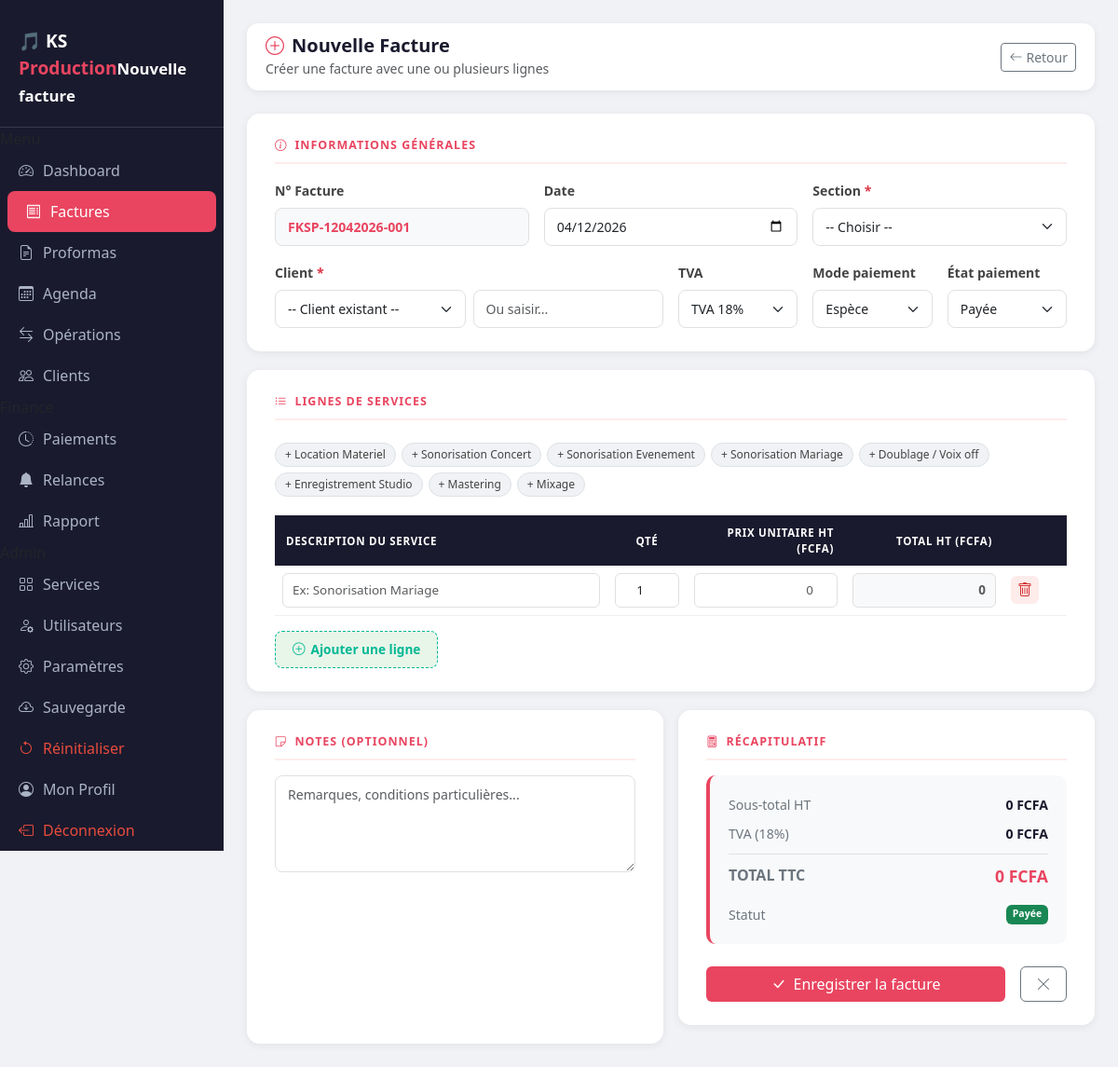
/factures/nouvelle (signed in), run on the app's committed database.
### database.py (models this page shows)
class Service(db.Model):
    __tablename__ = 'services'
    id      = db.Column(db.Integer, primary_key=True)
    section = db.Column(db.String(50), nullable=False)
    libelle = db.Column(db.String(200), nullable=False)
    prix    = db.Column(db.Float, default=0)
    actif   = db.Column(db.Boolean, default=True)

### app.py (the view, shortened to what this page needs)
@app.route('/factures/nouvelle', methods=['GET', 'POST'])
def nouvelle_facture():
    if 'username' not in session:
        return redirect(url_for('login'))
    numero_auto = generer_numero_facture('FKSP')
    services_list = Service.query.filter_by(actif=True).order_by(Service.section, Service.libelle).all()
    return render_template('nouvelle_facture.html',
        username=session['username'], role=session['role'],
        numero_auto=numero_auto, clients=Client.query.all(),
        today=datetime.now().strftime('%Y-%m-%d'),
        tva_defaut=18, services_list=services_list,
    )

### app.py (called while the page is built)
def generer_numero_facture(prefix='FKSP'):
    now    = datetime.now()
    date_str = now.strftime('%d%m%Y')   # ex: 09042026
    annee    = now.strftime('%Y')        # ex: 2026
    nb = Facture.query.filter(
        Facture.numero.like(f'{prefix}-___{annee}-%')
    ).count() + 1
    numero = f"{prefix}-{date_str}-{nb:03d}"
    while Facture.query.filter_by(numero=numero).first():
        nb += 1
        numero = f"{prefix}-{date_str}-{nb:03d}"
    return numero

### templates/nouvelle_facture.html (shortened to what this page needs)
<!DOCTYPE html>
<html lang="fr">
<head>
    <link href="https://cdn.jsdelivr.net/npm/bootstrap@5.3.0/dist/css/bootstrap.min.css" rel="stylesheet">
    <link href="https://cdn.jsdelivr.net/npm/bootstrap-icons@1.10.5/font/bootstrap-icons.css" rel="stylesheet">
</head>
<body>
<div class="sidebar">
    <div class="brand">🎵 KS <span>Production</span><small>Nouvelle facture</small></div>
    <nav>
        <div class="nav-section">Menu</div>
        <a href="/dashboard" class="nav-link"><i class="bi bi-speedometer2"></i> Dashboard</a>
        <a href="/factures" class="nav-link active"><i class="bi bi-receipt"></i> Factures</a>
        <a href="/proformas" class="nav-link"><i class="bi bi-file-earmark-text"></i> Proformas</a>
        <a href="/agenda" class="nav-link"><i class="bi bi-calendar3"></i> Agenda</a>
        <a href="/operations" class="nav-link"><i class="bi bi-arrow-left-right"></i> Opérations</a>
        <a href="/clients" class="nav-link"><i class="bi bi-people"></i> Clients</a>
        <div class="nav-section">Finance</div>
        <a href="/paiements" class="nav-link"><i class="bi bi-clock-history"></i> Paiements</a>
        <a href="/relances" class="nav-link"><i class="bi bi-bell-fill"></i> Relances</a>
        <a href="/rapport" class="nav-link"><i class="bi bi-bar-chart-line"></i> Rapport</a>
        {% if role == 'Administrateur' %}
        <div class="nav-section">Admin</div>
        <a href="/services" class="nav-link"><i class="bi bi-grid"></i> Services</a>
        <a href="/utilisateurs" class="nav-link"><i class="bi bi-person-gear"></i> Utilisateurs</a>
        <a href="/parametres" class="nav-link"><i class="bi bi-gear"></i> Paramètres</a>
        <a href="/sauvegarde" class="nav-link"><i class="bi bi-cloud-arrow-down"></i> Sauvegarde</a>
        <a href="/reinitialiser" class="nav-link" style="color:#e74c3c;"><i class="bi bi-arrow-counterclockwise"></i> Réinitialiser</a>
        {% endif %}
    </nav>
    <div class="sidebar-footer">
        <a href="/profil" class="nav-link"><i class="bi bi-person-circle"></i> Mon Profil</a>
        <a href="/logout" class="nav-link" style="color:#e74c3c;"><i class="bi bi-box-arrow-left"></i> Déconnexion</a>
    </div>
</div>
<div class="main-content">
    <div class="topbar">
        <div>
            <h5><i class="bi bi-plus-circle me-2" style="color:var(--ks-accent);"></i>Nouvelle Facture</h5>
            <small class="text-muted">Créer une facture avec une ou plusieurs lignes</small>
        </div>
        <a href="/factures" class="btn btn-outline-secondary btn-sm">
            <i class="bi bi-arrow-left me-1"></i>Retour
        </a>
    </div>
    <form method="POST" action="/factures/nouvelle" id="formFacture">
        <div class="form-card">
            <div class="section-title"><i class="bi bi-info-circle"></i> Informations générales</div>
            <div class="row g-3">
                <div class="col-md-4">
                    <label class="form-label">N° Facture</label>
                    <input type="text" class="form-control" name="numero"
                           value="{{ numero_auto }}" readonly
                           style="background:#f8f9fa; font-weight:600; color:var(--ks-accent);">
                </div>
                <div class="col-md-4">
                    <label class="form-label">Date</label>
                    <input type="date" class="form-control" name="date" value="{{ today }}">
                </div>
                <div class="col-md-4">
                    <label class="form-label">Section <span class="text-danger">*</span></label>
                    <select class="form-select" name="section" required>
                        <option value="">-- Choisir --</option>
                    </select>
                </div>
                <div class="col-md-6">
                    <label class="form-label">Client <span class="text-danger">*</span></label>
                    <div class="d-flex gap-2">
                        <select class="form-select" id="selectClient" onchange="remplirClient()">
                            <option value="">-- Client existant --</option>
                        </select>
                        <input type="text" class="form-control" name="nom_client"
                               id="nom_client" placeholder="Ou saisir..." required>
                    </div>
                </div>
                <div class="col-md-2">
                    <label class="form-label">TVA</label>
                    <select class="form-select" name="tva_taux" id="tvaTaux" onchange="updateRecap()">
                        <option value="18">TVA 18%</option>
                    </select>
                </div>
                <div class="col-md-2">
                    <label class="form-label">Mode paiement</label>
                    <select class="form-select" name="mode_paiement">
                        <option value="Espece">Espèce</option>
                    </select>
                </div>
                <div class="col-md-2">
                    <label class="form-label">État paiement</label>
                    <select class="form-select" name="etat_paiement" id="etatPaiement"
                            onchange="togglePartiel(); updateRecap();">
                        <option value="Payer">Payée</option>
                    </select>
                </div>
            </div>
        </div>
        <div class="form-card">
            <div class="section-title"><i class="bi bi-list-ul"></i> Lignes de services</div>
            <div class="svc-suggestions mb-3">
                {% for svc in services_list %}
                <span class="svc-chip" onclick="ajouterLigneRapide('{{ svc.libelle }}', {{ svc.prix }})">
                    + {{ svc.libelle }}
                </span>
                {% endfor %}
            </div>
            <div class="table-responsive">
                <table class="lignes-table" id="lignesTable">
                    <thead>
                        <tr>
                            <th style="width:42%;">Description du service</th>
                            <th style="width:10%; text-align:center;">Qté</th>
                            <th style="width:20%; text-align:right;">Prix unitaire HT (FCFA)</th>
                            <th style="width:20%; text-align:right;">Total HT (FCFA)</th>
                            <th style="width:8%; text-align:center;"></th>
                        </tr>
                    </thead>
                    <tbody id="lignesBody">
                        <tr class="ligne-row">
                            <td><input type="text" class="form-control svc-input" name="service[]" placeholder="Ex: Sonorisation Mariage" required></td>
                            <td><input type="number" class="form-control qty-input" name="quantite[]" value="1" min="1" style="text-align:center;"></td>
                            <td><input type="number" class="form-control pu-input" name="prix_unitaire[]" placeholder="0" min="0" step="any" style="text-align:right;"></td>
                            <td><input type="text" class="form-control total-input" placeholder="0" readonly style="text-align:right; background:#f8f9fa; font-weight:600;"></td>
                            <td style="text-align:center;">
                                <button type="button" class="btn-del-ligne" onclick="supprimerLigne(this)">
                                    <i class="bi bi-trash"></i>
                                </button>
                            </td>
                        </tr>
                    </tbody>
                </table>
            </div>
            <div class="mt-3">
                <button type="button" class="btn-add-ligne" onclick="ajouterLigne()">
                    <i class="bi bi-plus-circle"></i> Ajouter une ligne
                </button>
            </div>
        </div>
        <div class="row g-3">
            <div class="col-md-6">
                <div class="form-card h-100">
                    <div class="section-title"><i class="bi bi-sticky"></i> Notes (optionnel)</div>
                    <textarea class="form-control" name="notes" rows="4"
                              placeholder="Remarques, conditions particulières..."></textarea>
                </div>
            </div>
            <div class="col-md-6">
                <div class="form-card">
                    <div class="section-title"><i class="bi bi-calculator"></i> Récapitulatif</div>
                    <div class="recap-box">
                        <div class="recap-row">
                            <span class="lbl">Sous-total HT</span>
                            <span class="val" id="recapHT">0 FCFA</span>
                        </div>
                        <div class="recap-row">
                            <span class="lbl">TVA (<span id="tauxLabel">18</span>%)</span>
                            <span class="val" id="recapTVA">0 FCFA</span>
                        </div>
                        <div class="recap-row total">
                            <span class="lbl fw-bold">TOTAL TTC</span>
                            <span class="val" id="recapTTC">0 FCFA</span>
                        </div>
                        <div class="recap-row mt-2">
                            <span class="lbl">Statut</span>
                            <span class="badge bg-success" id="badgeStatut">Payée</span>
                        </div>
                    </div>
                    <div class="d-flex gap-3 mt-4">
                        <button type="submit" class="btn btn-ks px-4 flex-fill">
                            <i class="bi bi-check-lg me-2"></i>Enregistrer la facture
                        </button>
                        <a href="/factures" class="btn btn-outline-secondary px-3">
                            <i class="bi bi-x-lg"></i>
                        </a>
                    </div>
                </div>
            </div>
        </div>
    </form>
</div>
</body>
</html>

### templates/nouvelle_facture.html (style rules this page uses)
:root { --ks-primary: #1a1a2e; --ks-accent: #e94560; }
body { background: #f0f2f5; font-family: 'Segoe UI', sans-serif; }
.sidebar { width: 240px; min-height: 100vh; background: var(--ks-primary); position: fixed; left: 0; top: 0; padding-top: 20px; z-index: 100; }
.sidebar .brand { color: #fff; font-size: 1.2rem; font-weight: 700; padding: 10px 20px 20px; border-bottom: 1px solid #ffffff22; }
.sidebar .brand span { color: var(--ks-accent); }
.sidebar .nav-link { color: #aab4c4; padding: 10px 20px; display: flex; align-items: center; gap: 10px; transition: all .2s; }
.sidebar .nav-link:hover, .sidebar .nav-link.active { color: #fff; background: var(--ks-accent); border-radius: 8px; margin: 0 8px; }
.main-content { margin-left: 240px; padding: 25px; }
.topbar { background: #fff; border-radius: 12px; padding: 12px 20px; display: flex; justify-content: space-between; align-items: center; margin-bottom: 25px; box-shadow: 0 2px 8px #0001; }
.topbar h5 { margin: 0; font-weight: 700; color: var(--ks-primary); }
.form-card { background: #fff; border-radius: 14px; padding: 25px 30px; box-shadow: 0 2px 10px #0001; margin-bottom: 20px; }
.section-title { font-size: .78rem; font-weight: 700; text-transform: uppercase; letter-spacing: .08em; color: var(--ks-accent); margin-bottom: 16px; padding-bottom: 8px; border-bottom: 2px solid #fdecea; display: flex; align-items: center; gap: 8px; }
.form-label { font-weight: 600; color: #444; font-size: .88rem; }
.form-control, .form-select { border-radius: 8px; border: 1.5px solid #e0e0e0; padding: 9px 13px; transition: border-color .2s; font-size: .88rem; }
.lignes-table { width: 100%; border-collapse: collapse; }
.lignes-table thead tr { background: var(--ks-primary); color: #fff; }
.lignes-table thead th { padding: 10px 12px; font-size: .72rem; text-transform: uppercase; letter-spacing: .06em; font-weight: 600; }
.lignes-table tbody tr { border-bottom: 1px solid #f0f0f0; }
.lignes-table tbody td { padding: 8px 8px; vertical-align: middle; }
.lignes-table .form-control { border-radius: 6px; padding: 7px 10px; font-size: .84rem; border: 1.5px solid #e0e0e0; }
.btn-add-ligne { background: #e8f5e9; color: #00b894; border: 1.5px dashed #00b894; border-radius: 8px; padding: 9px 18px; font-size: .85rem; font-weight: 600; cursor: pointer; display: inline-flex; align-items: center; gap: 6px; transition: all .2s; }
.btn-del-ligne { background: #fdecea; color: #d63031; border: none; border-radius: 6px; width: 30px; height: 30px; display: flex; align-items: center; justify-content: center; cursor: pointer; font-size: 1rem; transition: all .2s; }
.recap-box { background: #f8f9fa; border-radius: 10px; padding: 16px 20px; border-left: 4px solid var(--ks-accent); }
.recap-row { display: flex; justify-content: space-between; padding: 5px 0; font-size: .88rem; }
.recap-row .lbl { color: #6c757d; }
.recap-row .val { font-weight: 600; color: var(--ks-primary); }
.recap-row.total { border-top: 1.5px solid #dee2e6; margin-top: 6px; padding-top: 10px; font-size: 1rem; }
.recap-row.total .val { color: var(--ks-accent); font-size: 1.1rem; }
.btn-ks { background: var(--ks-accent); border: none; color: #fff; }
.svc-suggestions { display: flex; flex-wrap: wrap; gap: 6px; padding: 8px 0 4px; }
.svc-chip { background: #f0f2f5; border: 1px solid #dee2e6; border-radius: 20px; padding: 3px 10px; font-size: .75rem; cursor: pointer; transition: all .15s; color: #444; }

### data on the page
Service: libelle "Location Materiel"
Service: libelle "Sonorisation Concert"
Service: libelle "Sonorisation Evenement"
Service: libelle "Sonorisation Mariage"
Service: libelle "Doublage / Voix off"
Service: libelle "Enregistrement Studio"
Service: libelle "Mastering"
Service: libelle "Mixage"
